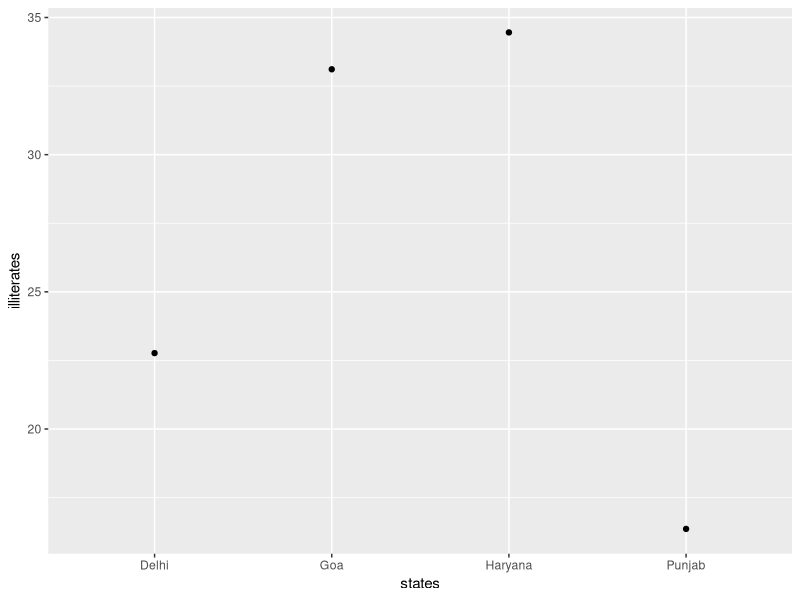

Write the R code that produced this figure.
# Simulation of a plan for the usable dataset

# NOTE: OUR DATASET IS ONLY FEMALES AND KIDS

library(ggplot2)

mat <- matrix(runif(12, 0, 100), nrow=4, byrow=TRUE)

sim_df <- data.frame(mat)

colnames(sim_df) <- c("states", "illiterates", "attending_school") # we only simulate a few columns, wlog
sim_df$states <- c("Delhi", "Haryana", "Punjab", "Goa") # we only choose a few states and omit the total (India)

ggplot(sim_df, aes(states, illiterates)) +
  geom_point()

# so from the simulated data, it looks like 86% of women and children in Haryana are illiterate, such as my partner 
# and 45% of them attend school